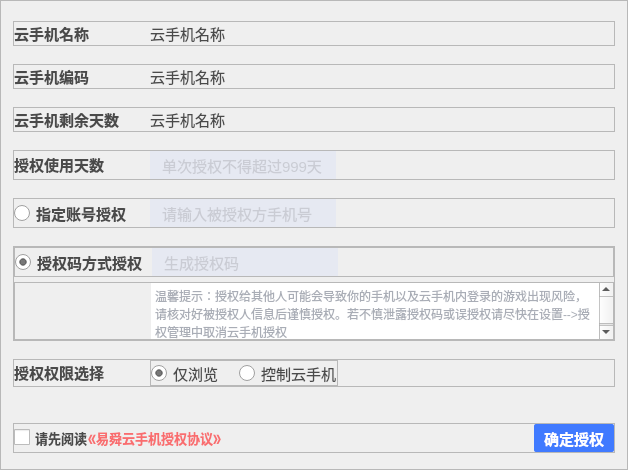
     <widget class="QWidget" name="pageAddAuth">
      <layout class="QHBoxLayout" name="horizontalLayout_12">
       <property name="spacing">
        <number>0</number>
       </property>
       <property name="leftMargin">
        <number>0</number>
       </property>
       <property name="topMargin">
        <number>0</number>
       </property>
       <property name="rightMargin">
        <number>0</number>
       </property>
       <property name="bottomMargin">
        <number>0</number>
       </property>
       <item>
        <widget class="QFrame" name="frame_10">
         <property name="font">
          <font>
           <pointsize>10</pointsize>
          </font>
         </property>
         <property name="styleSheet">
          <string notr="true">QRadioButton::indicator::unchecked
{
border-image:url(:/main/resource/main/radioUncheck.png);
}
QRadioButton::indicator::checked
{
border-image:url(:/main/resource/main/radioCheck.png);
}
QRadioButton::indicator
{
width:16px;
height:16px;
}</string>
         </property>
         <property name="frameShape">
          <enum>QFrame::StyledPanel</enum>
         </property>
         <property name="frameShadow">
          <enum>QFrame::Raised</enum>
         </property>
         <layout class="QVBoxLayout" name="verticalLayout_2">
          <property name="spacing">
           <number>18</number>
          </property>
          <property name="leftMargin">
           <number>12</number>
          </property>
          <property name="topMargin">
           <number>20</number>
          </property>
          <property name="rightMargin">
           <number>12</number>
          </property>
          <property name="bottomMargin">
           <number>16</number>
          </property>
          <item>
           <widget class="QFrame" name="frame_3">
            <property name="frameShape">
             <enum>QFrame::StyledPanel</enum>
            </property>
            <property name="frameShadow">
             <enum>QFrame::Raised</enum>
            </property>
            <layout class="QHBoxLayout" name="horizontalLayout_3">
             <property name="leftMargin">
              <number>0</number>
             </property>
             <property name="topMargin">
              <number>0</number>
             </property>
             <property name="rightMargin">
              <number>0</number>
             </property>
             <property name="bottomMargin">
              <number>0</number>
             </property>
             <item>
              <widget class="QLabel" name="label_2">
               <property name="minimumSize">
                <size>
                 <width>130</width>
                 <height>17</height>
                </size>
               </property>
               <property name="maximumSize">
                <size>
                 <width>130</width>
                 <height>17</height>
                </size>
               </property>
               <property name="font">
                <font>
                 <pointsize>11</pointsize>
                 <bold>true</bold>
                </font>
               </property>
               <property name="styleSheet">
                <string notr="true">color:#4A4A4A;</string>
               </property>
               <property name="text">
                <string>云手机名称</string>
               </property>
              </widget>
             </item>
             <item>
              <widget class="QLabel" name="labelPhoneName">
               <property name="minimumSize">
                <size>
                 <width>130</width>
                 <height>17</height>
                </size>
               </property>
               <property name="maximumSize">
                <size>
                 <width>16777215</width>
                 <height>16777215</height>
                </size>
               </property>
               <property name="font">
                <font>
                 <pointsize>11</pointsize>
                 <bold>false</bold>
                </font>
               </property>
               <property name="styleSheet">
                <string notr="true">color:#4A4A4A;</string>
               </property>
               <property name="text">
                <string>云手机名称</string>
               </property>
              </widget>
             </item>
            </layout>
           </widget>
          </item>
          <item>
           <widget class="QFrame" name="frame_4">
            <property name="frameShape">
             <enum>QFrame::StyledPanel</enum>
            </property>
            <property name="frameShadow">
             <enum>QFrame::Raised</enum>
            </property>
            <layout class="QHBoxLayout" name="horizontalLayout_4">
             <property name="leftMargin">
              <number>0</number>
             </property>
             <property name="topMargin">
              <number>0</number>
             </property>
             <property name="rightMargin">
              <number>0</number>
             </property>
             <property name="bottomMargin">
              <number>0</number>
             </property>
             <item>
              <widget class="QLabel" name="label_4">
               <property name="minimumSize">
                <size>
                 <width>130</width>
                 <height>17</height>
                </size>
               </property>
               <property name="maximumSize">
                <size>
                 <width>130</width>
                 <height>17</height>
                </size>
               </property>
               <property name="font">
                <font>
                 <pointsize>11</pointsize>
                 <bold>true</bold>
                </font>
               </property>
               <property name="styleSheet">
                <string notr="true">color:#4A4A4A;</string>
               </property>
               <property name="text">
                <string>云手机编码</string>
               </property>
              </widget>
             </item>
             <item>
              <widget class="QLabel" name="labelPhoneInstance">
               <property name="minimumSize">
                <size>
                 <width>130</width>
                 <height>17</height>
                </size>
               </property>
               <property name="maximumSize">
                <size>
                 <width>16777215</width>
                 <height>16777215</height>
                </size>
               </property>
               <property name="font">
                <font>
                 <pointsize>11</pointsize>
                 <bold>false</bold>
                </font>
               </property>
               <property name="styleSheet">
                <string notr="true">color:#4A4A4A;</string>
               </property>
               <property name="text">
                <string>云手机名称</string>
               </property>
              </widget>
             </item>
            </layout>
           </widget>
          </item>
          <item>
           <widget class="QFrame" name="frame_5">
            <property name="frameShape">
             <enum>QFrame::StyledPanel</enum>
            </property>
            <property name="frameShadow">
             <enum>QFrame::Raised</enum>
            </property>
            <layout class="QHBoxLayout" name="horizontalLayout_5">
             <property name="leftMargin">
              <number>0</number>
             </property>
             <property name="topMargin">
              <number>0</number>
             </property>
             <property name="rightMargin">
              <number>0</number>
             </property>
             <property name="bottomMargin">
              <number>0</number>
             </property>
             <item>
              <widget class="QLabel" name="label_6">
               <property name="minimumSize">
                <size>
                 <width>130</width>
                 <height>17</height>
                </size>
               </property>
               <property name="maximumSize">
                <size>
                 <width>130</width>
                 <height>17</height>
                </size>
               </property>
               <property name="font">
                <font>
                 <pointsize>11</pointsize>
                 <bold>true</bold>
                </font>
               </property>
               <property name="styleSheet">
                <string notr="true">color:#4A4A4A;</string>
               </property>
               <property name="text">
                <string>云手机剩余天数</string>
               </property>
              </widget>
             </item>
             <item>
              <widget class="QLabel" name="labelDay">
               <property name="minimumSize">
                <size>
                 <width>130</width>
                 <height>17</height>
                </size>
               </property>
               <property name="maximumSize">
                <size>
                 <width>16777215</width>
                 <height>16777215</height>
                </size>
               </property>
               <property name="font">
                <font>
                 <pointsize>11</pointsize>
                 <bold>false</bold>
                </font>
               </property>
               <property name="styleSheet">
                <string notr="true">color:#4A4A4A;</string>
               </property>
               <property name="text">
                <string>云手机名称</string>
               </property>
              </widget>
             </item>
            </layout>
           </widget>
          </item>
          <item>
           <widget class="QFrame" name="frame_6">
            <property name="frameShape">
             <enum>QFrame::StyledPanel</enum>
            </property>
            <property name="frameShadow">
             <enum>QFrame::Raised</enum>
            </property>
            <layout class="QHBoxLayout" name="horizontalLayout_6">
             <property name="leftMargin">
              <number>0</number>
             </property>
             <property name="topMargin">
              <number>0</number>
             </property>
             <property name="rightMargin">
              <number>0</number>
             </property>
             <property name="bottomMargin">
              <number>0</number>
             </property>
             <item>
              <widget class="QLabel" name="label_8">
               <property name="minimumSize">
                <size>
                 <width>130</width>
                 <height>17</height>
                </size>
               </property>
               <property name="maximumSize">
                <size>
                 <width>130</width>
                 <height>17</height>
                </size>
               </property>
               <property name="font">
                <font>
                 <pointsize>11</pointsize>
                 <bold>true</bold>
                </font>
               </property>
               <property name="styleSheet">
                <string notr="true">color:#4A4A4A;</string>
               </property>
               <property name="text">
                <string>授权使用天数</string>
               </property>
              </widget>
             </item>
             <item>
              <widget class="QLineEdit" name="lineEditDay">
               <property name="minimumSize">
                <size>
                 <width>186</width>
                 <height>28</height>
                </size>
               </property>
               <property name="maximumSize">
                <size>
                 <width>186</width>
                 <height>28</height>
                </size>
               </property>
               <property name="font">
                <font>
                 <pointsize>11</pointsize>
                </font>
               </property>
               <property name="styleSheet">
                <string notr="true">border:none;
color:#ADAFB5;
background-color: #E6E9F2;
padding-left:10px;</string>
               </property>
               <property name="echoMode">
                <enum>QLineEdit::Normal</enum>
               </property>
               <property name="placeholderText">
                <string>单次授权不得超过999天</string>
               </property>
              </widget>
             </item>
             <item>
              <spacer name="horizontalSpacer_3">
               <property name="orientation">
                <enum>Qt::Horizontal</enum>
               </property>
               <property name="sizeHint" stdset="0">
                <size>
                 <width>40</width>
                 <height>20</height>
                </size>
               </property>
              </spacer>
             </item>
            </layout>
           </widget>
          </item>
          <item>
           <widget class="QFrame" name="frame_7">
            <property name="frameShape">
             <enum>QFrame::StyledPanel</enum>
            </property>
            <property name="frameShadow">
             <enum>QFrame::Raised</enum>
            </property>
            <layout class="QHBoxLayout" name="horizontalLayout_7">
             <property name="spacing">
              <number>9</number>
             </property>
             <property name="leftMargin">
              <number>0</number>
             </property>
             <property name="topMargin">
              <number>0</number>
             </property>
             <property name="rightMargin">
              <number>0</number>
             </property>
             <property name="bottomMargin">
              <number>0</number>
             </property>
             <item>
              <widget class="QRadioButton" name="radioButtonAccount">
               <property name="minimumSize">
                <size>
                 <width>127</width>
                 <height>19</height>
                </size>
               </property>
               <property name="font">
                <font>
                 <pointsize>11</pointsize>
                 <bold>true</bold>
                </font>
               </property>
               <property name="styleSheet">
                <string notr="true">color:#4A4A4A;</string>
               </property>
               <property name="text">
                <string>指定账号授权</string>
               </property>
              </widget>
             </item>
             <item>
              <widget class="QLineEdit" name="lineEditPhoneNum">
               <property name="minimumSize">
                <size>
                 <width>186</width>
                 <height>28</height>
                </size>
               </property>
               <property name="maximumSize">
                <size>
                 <width>186</width>
                 <height>28</height>
                </size>
               </property>
               <property name="font">
                <font>
                 <pointsize>11</pointsize>
                </font>
               </property>
               <property name="styleSheet">
                <string notr="true">border:none;
color:#ADAFB5;
background-color: #E6E9F2;
padding-left:10px;</string>
               </property>
               <property name="echoMode">
                <enum>QLineEdit::Normal</enum>
               </property>
               <property name="placeholderText">
                <string>请输入被授权方手机号</string>
               </property>
              </widget>
             </item>
             <item>
              <spacer name="horizontalSpacer_4">
               <property name="orientation">
                <enum>Qt::Horizontal</enum>
               </property>
               <property name="sizeHint" stdset="0">
                <size>
                 <width>37</width>
                 <height>17</height>
                </size>
               </property>
              </spacer>
             </item>
            </layout>
           </widget>
          </item>
          <item>
           <widget class="QFrame" name="frame_8">
            <property name="minimumSize">
             <size>
              <width>0</width>
              <height>50</height>
             </size>
            </property>
            <property name="frameShape">
             <enum>QFrame::StyledPanel</enum>
            </property>
            <property name="frameShadow">
             <enum>QFrame::Raised</enum>
            </property>
            <layout class="QVBoxLayout" name="verticalLayout_4">
             <property name="spacing">
              <number>5</number>
             </property>
             <property name="leftMargin">
              <number>0</number>
             </property>
             <property name="topMargin">
              <number>0</number>
             </property>
             <property name="rightMargin">
              <number>0</number>
             </property>
             <property name="bottomMargin">
              <number>0</number>
             </property>
             <item>
              <widget class="QFrame" name="frame_16">
               <property name="frameShape">
                <enum>QFrame::StyledPanel</enum>
               </property>
               <property name="frameShadow">
                <enum>QFrame::Raised</enum>
               </property>
               <layout class="QHBoxLayout" name="horizontalLayout_16">
                <property name="spacing">
                 <number>9</number>
                </property>
                <property name="leftMargin">
                 <number>0</number>
                </property>
                <property name="topMargin">
                 <number>0</number>
                </property>
                <property name="rightMargin">
                 <number>0</number>
                </property>
                <property name="bottomMargin">
                 <number>0</number>
                </property>
                <item>
                 <widget class="QRadioButton" name="radioButtonAuthorCode">
                  <property name="font">
                   <font>
                    <pointsize>11</pointsize>
                    <bold>true</bold>
                   </font>
                  </property>
                  <property name="styleSheet">
                   <string notr="true">color:#4A4A4A;</string>
                  </property>
                  <property name="text">
                   <string>授权码方式授权</string>
                  </property>
                  <property name="checked">
                   <bool>true</bool>
                  </property>
                 </widget>
                </item>
                <item>
                 <widget class="QLineEdit" name="lineEditPhoneNum_2">
                  <property name="enabled">
                   <bool>true</bool>
                  </property>
                  <property name="minimumSize">
                   <size>
                    <width>186</width>
                    <height>28</height>
                   </size>
                  </property>
                  <property name="maximumSize">
                   <size>
                    <width>186</width>
                    <height>28</height>
                   </size>
                  </property>
                  <property name="font">
                   <font>
                    <pointsize>11</pointsize>
                   </font>
                  </property>
                  <property name="styleSheet">
                   <string notr="true">border:none;
color:#ADAFB5;
background-color: #E6E9F2;
padding-left:10px;</string>
                  </property>
                  <property name="echoMode">
                   <enum>QLineEdit::Normal</enum>
                  </property>
                  <property name="placeholderText">
                   <string>生成授权码</string>
                  </property>
                 </widget>
                </item>
                <item>
                 <spacer name="horizontalSpacer_5">
                  <property name="orientation">
                   <enum>Qt::Horizontal</enum>
                  </property>
                  <property name="sizeHint" stdset="0">
                   <size>
                    <width>37</width>
                    <height>17</height>
                   </size>
                  </property>
                 </spacer>
                </item>
               </layout>
              </widget>
             </item>
             <item>
              <widget class="QFrame" name="frame_15">
               <property name="minimumSize">
                <size>
                 <width>0</width>
                 <height>50</height>
                </size>
               </property>
               <property name="maximumSize">
                <size>
                 <width>16777215</width>
                 <height>58</height>
                </size>
               </property>
               <property name="frameShape">
                <enum>QFrame::StyledPanel</enum>
               </property>
               <property name="frameShadow">
                <enum>QFrame::Raised</enum>
               </property>
               <layout class="QHBoxLayout" name="horizontalLayout_8">
                <property name="spacing">
                 <number>0</number>
                </property>
                <property name="leftMargin">
                 <number>136</number>
                </property>
                <property name="topMargin">
                 <number>0</number>
                </property>
                <property name="rightMargin">
                 <number>0</number>
                </property>
                <property name="bottomMargin">
                 <number>0</number>
                </property>
                <item>
                 <widget class="QPlainTextEdit" name="plainTextEdit">
                  <property name="styleSheet">
                   <string notr="true">color:#A9ADB6;border:none</string>
                  </property>
                  <property name="plainText">
                   <string>温馨提示：授权给其他人可能会导致你的手机以及云手机内登录的游戏出现风险，请核对好被授权人信息后谨慎授权。若不慎泄露授权码或误授权请尽快在设置--&gt;授权管理中取消云手机授权</string>
                  </property>
                 </widget>
                </item>
               </layout>
              </widget>
             </item>
            </layout>
           </widget>
          </item>
          <item>
           <widget class="QFrame" name="frame_9">
            <property name="styleSheet">
             <string notr="true"/>
            </property>
            <property name="frameShape">
             <enum>QFrame::StyledPanel</enum>
            </property>
            <property name="frameShadow">
             <enum>QFrame::Raised</enum>
            </property>
            <layout class="QHBoxLayout" name="horizontalLayout_9">
             <property name="leftMargin">
              <number>0</number>
             </property>
             <property name="topMargin">
              <number>0</number>
             </property>
             <property name="rightMargin">
              <number>0</number>
             </property>
             <property name="bottomMargin">
              <number>0</number>
             </property>
             <item>
              <widget class="QLabel" name="label_11">
               <property name="minimumSize">
                <size>
                 <width>130</width>
                 <height>17</height>
                </size>
               </property>
               <property name="maximumSize">
                <size>
                 <width>130</width>
                 <height>17</height>
                </size>
               </property>
               <property name="font">
                <font>
                 <pointsize>11</pointsize>
                 <bold>true</bold>
                </font>
               </property>
               <property name="styleSheet">
                <string notr="true">color:#4A4A4A;</string>
               </property>
               <property name="text">
                <string>授权权限选择</string>
               </property>
              </widget>
             </item>
             <item>
              <widget class="QFrame" name="frame_11">
               <property name="minimumSize">
                <size>
                 <width>100</width>
                 <height>0</height>
                </size>
               </property>
               <property name="frameShape">
                <enum>QFrame::StyledPanel</enum>
               </property>
               <property name="frameShadow">
                <enum>QFrame::Raised</enum>
               </property>
               <layout class="QHBoxLayout" name="horizontalLayout_10">
                <property name="spacing">
                 <number>20</number>
                </property>
                <property name="leftMargin">
                 <number>0</number>
                </property>
                <property name="topMargin">
                 <number>0</number>
                </property>
                <property name="rightMargin">
                 <number>0</number>
                </property>
                <property name="bottomMargin">
                 <number>0</number>
                </property>
                <item>
                 <widget class="QRadioButton" name="radioButtonReadOnly">
                  <property name="font">
                   <font>
                    <pointsize>11</pointsize>
                   </font>
                  </property>
                  <property name="styleSheet">
                   <string notr="true">color:#4A4A4A;</string>
                  </property>
                  <property name="text">
                   <string>仅浏览</string>
                  </property>
                  <property name="checked">
                   <bool>true</bool>
                  </property>
                 </widget>
                </item>
                <item>
                 <widget class="QRadioButton" name="radioButtonControl">
                  <property name="font">
                   <font>
                    <pointsize>11</pointsize>
                   </font>
                  </property>
                  <property name="styleSheet">
                   <string notr="true">color:#4A4A4A;</string>
                  </property>
                  <property name="text">
                   <string>控制云手机</string>
                  </property>
                 </widget>
                </item>
               </layout>
              </widget>
             </item>
             <item>
              <spacer name="horizontalSpacer_6">
               <property name="orientation">
                <enum>Qt::Horizontal</enum>
               </property>
               <property name="sizeHint" stdset="0">
                <size>
                 <width>40</width>
                 <height>20</height>
                </size>
               </property>
              </spacer>
             </item>
            </layout>
           </widget>
          </item>
          <item>
           <spacer name="verticalSpacer">
            <property name="orientation">
             <enum>Qt::Vertical</enum>
            </property>
            <property name="sizeHint" stdset="0">
             <size>
              <width>20</width>
              <height>18</height>
             </size>
            </property>
           </spacer>
          </item>
          <item>
           <widget class="QFrame" name="frame_2">
            <property name="frameShape">
             <enum>QFrame::StyledPanel</enum>
            </property>
            <property name="frameShadow">
             <enum>QFrame::Raised</enum>
            </property>
            <layout class="QHBoxLayout" name="horizontalLayout">
             <property name="spacing">
              <number>0</number>
             </property>
             <property name="leftMargin">
              <number>0</number>
             </property>
             <property name="topMargin">
              <number>0</number>
             </property>
             <property name="rightMargin">
              <number>0</number>
             </property>
             <property name="bottomMargin">
              <number>0</number>
             </property>
             <item>
              <widget class="QCheckBox" name="checkBoxPolicy">
               <property name="font">
                <font>
                 <pointsize>10</pointsize>
                 <bold>true</bold>
                </font>
               </property>
               <property name="cursor">
                <cursorShape>PointingHandCursor</cursorShape>
               </property>
               <property name="styleSheet">
                <string notr="true"> QCheckBox {
     spacing: 5px;
color:#4A4A4A;
 }

 QCheckBox::indicator {
     width: 16px;
     height: 16px;
 }

 QCheckBox::indicator:unchecked {
     image: url(:/login/resource/login/option_normal.png);
 }

 QCheckBox::indicator:unchecked:hover {
     image: url(:/login/resource/login/option_normal.png);
 }

 QCheckBox::indicator:unchecked:pressed {
     image: url(:/login/resource/login/option_normal.png);
 }

 QCheckBox::indicator:checked {
     image: url(:/login/resource/login/option_select.png);
 }

 QCheckBox::indicator:checked:hover {
     image: url(:/login/resource/login/option_select.png);
 }

 QCheckBox::indicator:checked:pressed {
     image: url(:/login/resource/login/option_select.png);
 }
</string>
               </property>
               <property name="text">
                <string>请先阅读</string>
               </property>
              </widget>
             </item>
             <item>
              <widget class="QPushButton" name="btnAuthorPolicy">
               <property name="font">
                <font>
                 <pointsize>10</pointsize>
                 <bold>true</bold>
                </font>
               </property>
               <property name="cursor">
                <cursorShape>PointingHandCursor</cursorShape>
               </property>
               <property name="styleSheet">
                <string notr="true">color:#F96D6F;border: none;
</string>
               </property>
               <property name="text">
                <string>《易舜云手机授权协议》</string>
               </property>
               <property name="flat">
                <bool>true</bool>
               </property>
              </widget>
             </item>
             <item>
              <spacer name="horizontalSpacer_2">
               <property name="orientation">
                <enum>Qt::Horizontal</enum>
               </property>
               <property name="sizeHint" stdset="0">
                <size>
                 <width>313</width>
                 <height>20</height>
                </size>
               </property>
              </spacer>
             </item>
             <item>
              <widget class="QPushButton" name="btnOk">
               <property name="minimumSize">
                <size>
                 <width>80</width>
                 <height>28</height>
                </size>
               </property>
               <property name="maximumSize">
                <size>
                 <width>80</width>
                 <height>28</height>
                </size>
               </property>
               <property name="font">
                <font>
                 <pointsize>11</pointsize>
                 <bold>true</bold>
                </font>
               </property>
               <property name="cursor">
                <cursorShape>PointingHandCursor</cursorShape>
               </property>
               <property name="styleSheet">
                <string notr="true"> QPushButton {
     border: 0px solid #555764;
     border-radius:2px;
	 background-color: #FF407AFF;
	 color:#FFFFFFFF;
 }
QPushButton:hover
{
	border:0px solid  #FF27282B;
	background-color: #FF407AFF;
}
 QPushButton:pressed {
     border: 0px solid #555764;
     border-radius: 2px;
	 background-color: #FF407AFF;
	 color:#FFFFFFFF;
 }
QPushButton:disabled
{
 background-color: #FF407AFF;
 color:#FFFFFFFF;
}

 QPushButton:flat {
     border: none; /* no border for a flat push button */
 }

 QPushButton:default {
     border-color: navy; /* make the default button prominent */
 }
</string>
               </property>
               <property name="text">
                <string>确定授权</string>
               </property>
              </widget>
             </item>
            </layout>
           </widget>
          </item>
         </layout>
        </widget>
       </item>
      </layout>
     </widget>
